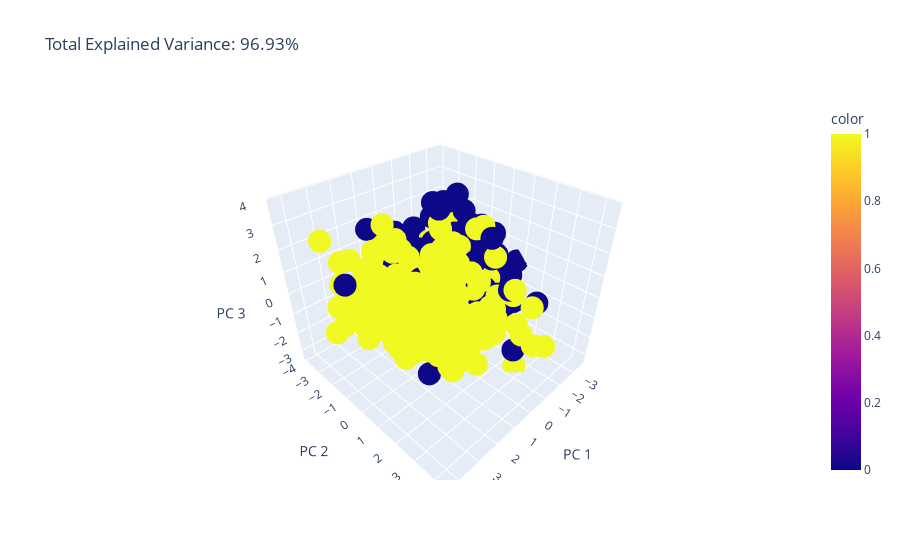

Notebook code for this chart:
### Markdown cell above
three principal component analysis:

### Code cell
pca = PCA(n_components=3)
components = pca.fit_transform(X)


fig = px.scatter_3d(
    components, x=0, y=1, z=2, color=df['HeartDisease'],
    title=f'Total Explained Variance: {total_var:.2f}%',
    labels={'0': 'PC 1', '1': 'PC 2', '2': 'PC 3'}
)
fig.show()
print("explained_var_ratio{}".format(pca.explained_variance_ratio_))

### Figure 1 — Plotly figure (JSON) as saved in the notebook; plotly's stock layout.template omitted (floating-point values rounded to 4 significant figures; data arrays with more than 128 entries replaced by an {"elided": "..."} marker saying what was removed)
{"data": [{"hovertemplate": "PC 1=%{x}<br>PC 2=%{y}<br>PC 3=%{z}<br>color=%{marker.color}<extra></extra>", "legendgroup": "", "marker": {"color": {"elided": "918 int values"}, "coloraxis": "coloraxis", "symbol": "circle"}, "mode": "markers", "name": "", "scene": "scene", "showlegend": false, "type": "scatter3d", "x": {"elided": "918 float values"}, "y": {"elided": "918 float values"}, "z": {"elided": "918 float values"}}], "layout": {"coloraxis": {"colorbar": {"title": {"text": "color"}}, "colorscale": [[0, "#0d0887"], [0.1111, "#46039f"], [0.2222, "#7201a8"], [0.3333, "#9c179e"], [0.4444, "#bd3786"], [0.5556, "#d8576b"], [0.6667, "#ed7953"], [0.7778, "#fb9f3a"], [0.8889, "#fdca26"], [1, "#f0f921"]]}, "legend": {"tracegroupgap": 0}, "scene": {"domain": {"x": [0, 1], "y": [0, 1]}, "xaxis": {"title": {"text": "PC 1"}}, "yaxis": {"title": {"text": "PC 2"}}, "zaxis": {"title": {"text": "PC 3"}}}, "title": {"text": "Total Explained Variance: 96.93%"}}}
